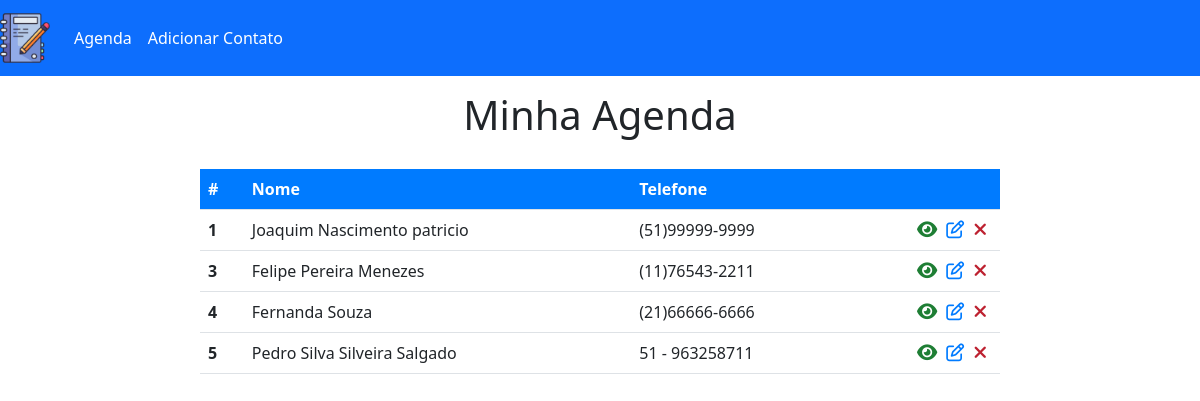
The page / on the database its author committed.
### tables this page shows
CREATE TABLE `contacts` (
  `id` int(10) UNSIGNED NOT NULL,
  `name` varchar(150) DEFAULT NULL,
  `phone` varchar(20) DEFAULT NULL,
  `observation` text DEFAULT NULL
);

### config/url.php (called while the page is built)
<?php
			$BASE_URL = "http://" . $_SERVER['SERVER_NAME'] . dirname($_SERVER['REQUEST_URI']. '?') . '/';
?>

### config/process.php (called while the page is built, shortened)
<?php
	include_once("connection.php");
	include_once("url.php");
    $data = $_POST;
    if(!empty($data)) {
        if($data["type"] === "create") {
            $name = $data["name"];
            $phone = $data["phone"];
            $observation = $data["observation"];
            $query = "INSERT INTO contacts (name, phone, observation) VALUES (:name, :phone, :observation)";
            $stmt = $conn->prepare($query);
            $stmt->bindParam(":name", $name);
            $stmt->bindParam(":phone", $phone);
            $stmt->bindParam(":observation", $observation);
            try {
                $stmt->execute();
                $_SESSION["msg"] = "Contato criado com sucesso!";
              } catch(PDOException $e) {
               $error = $e->getMessage();
                echo "Erro: $error";
    }
        } else if($data["type"] === "edit") {
            $name = $data["name"];
            $phone = $data["phone"];
            $observation = $data["observation"];
            $id = $data["id"];
            $query = "UPDATE contacts
                      SET name = :name, phone = :phone, observation = :observation
                      WHERE id = :id";
            $stmt = $conn->prepare($query);
            $stmt->bindParam(":name", $name);
            $stmt->bindParam(":phone", $phone);
            $stmt->bindParam(":observation", $observation);
            $stmt->bindParam(":id", $id);
                    try {
                $stmt->execute();
                $_SESSION["msg"] = "Contato atualizado com Sucesso!";
              } catch(PDOException $e) {
               $error = $e->getMessage();
                echo "Erro: $error";
    }
        } else if($data["type"] === "delete") {
            $id = $data["id"];
            $query = "DELETE FROM contacts WHERE id = :id";
            $stmt = $conn->prepare($query);
            $stmt->bindParam(":id", $id);
            try {
                $stmt->execute();
                $_SESSION["msg"] = "Contato removido com Sucesso!";
              } catch(PDOException $e) {
               $error = $e->getMessage();
                echo "Erro: $error";
        }
    }
            header("location:" . $BASE_URL . "../index.php");
    } else {
        if (!empty($id)) {
            $query = "SELECT * FROM contacts WHERE id = :id";
            $stmt = $conn->prepare($query);
            $stmt->bindParam(":id", $id);
            $stmt->execute();
            $contact = $stmt->fetch();
        } else {
            $query = "SELECT * FROM contacts";
            $stmt = $conn->prepare($query);
            $stmt->execute();
            $contacts = $stmt->fetchAll();
        }
    }
?>

### index.php (the view, shortened to what this page needs)
<?php
    include_once("templates/header.php");
?>
    <div class="container">
        <h1 id="main-title">Minha Agenda</h1>
        <?php if(count($contacts) > 0): ?>
        <table class="table" id="contacts-table">
            <thead>
                <tr>
                    <th scope="col">#</th>
                    <th scope="col">Nome</th>
                    <th scope="col">Telefone</th>
                    <th scope="col"></th>
                </tr>
            </thead>
            <tbody>
                 <?php foreach ($contacts as $contact): ?>
                    <tr>
                        <td scope="row" class="col-id"><?= $contact["id"] ?> </td>
                        <td scope="row"><?= $contact["name"] ?> </td>
                        <td scope="row"><?= $contact["phone"] ?> </td>
                            <td class="actions">
                                <a href="<?= $BASE_URL ?>show.php?id=<?= $contact["id"] ?>"><i class="fas fa-eye check-icon"></i></a>
                                <a href="<?= $BASE_URL ?>edit.php?id=<?= $contact["id"] ?>"><i class="far fa-edit edit-icon"></i></a>
                                  <form class="delete-form" action="<?= $BASE_URL ?>/config/process.php" method="POST">
                                       <button type="submit" class="delete-btn"><i class="fas fa-times delete-icon"></i></button>
                                  </form>
                            </td>
                    </tr>
                 <?php endforeach; ?>
            </tbody>
        </table>
        <?php else: ?>
            <p id="empty-list-text">Ainda não há contatos cadastrados na sua Agenda, <a href="<?= $BASE_URL ?>create.php">Clique Aqui para Adicionar</a></p>
        <?php endif; ?>
    </div>
<?php
    include_once("templates/footer.php");
?>

### templates/header.php (shortened to what this page needs)
<?php
    include_once("config/url.php");
    include_once("config/process.php");
?>
<!DOCTYPE html>
<html lang="pt-br">
    <head>
        <link rel="stylesheet" href="https://cdnjs.cloudflare.com/ajax/libs/twitter-bootstrap/5.2.2/css/bootstrap.min.css" />
        <link rel="stylesheet" href="https://cdnjs.cloudflare.com/ajax/libs/font-awesome/6.2.1/css/all.min.css" />
        <link rel="stylesheet" type="text/css" href="<?= $BASE_URL ?>css/style.css">
    </head>
     <body>
        <header>
            <nav class="navbar navbar-expand-lg navbar-dark bg-primary">
                <a class="navbar-brand" href="<?= $BASE_URL ?>index.php">
                    <img src="<?= $BASE_URL ?>img/agenda.png" alt="Agenda PW22">
                </a>
                   <div>
                        <div class="navbar-nav">
                            <a class="nav-link active" id="home-link" href="<?= $BASE_URL ?>index.php">Agenda</a>
                            <a class="nav-link active" href="<?= $BASE_URL ?>create.php">Adicionar Contato</a>
                        </div>
                   </div>
            </nav>
        </header>

### templates/footer.php
</body>
</html>

### css/style.css (style rules this page uses)
.navbar-brand img { width: 50px; }
#main-title { text-align: center; margin: 15px 0 30px; }
#contacts-table { max-width: 800px; margin: 0 auto; }
#contacts-table thead { color: #FFF; background-color: #007BFF; }
.col-id { font-weight: bold; }
.actions { text-align: right; width: 150px; }
.actions i { font-size: 18px; margin-right: 5px; }
.check-icon { color: #1E7E34 ; }
.edit-icon { color: #007BFF; }
.delete-btn { background-color: transparent; border: none; padding: 0; }
.delete-icon { color: #BD2130; }
.delete-form { display: inline-block; }

### rows shown on the page
contacts: id "1", name "Joaquim Nascimento patricio", phone "(51)99999-9999"
contacts: id "3", name "Felipe Pereira Menezes", phone "(11)76543-2211"
contacts: id "4", name "Fernanda Souza", phone "(21)66666-6666"
contacts: id "5", name "Pedro Silva Silveira Salgado", phone "51 - 963258711"
